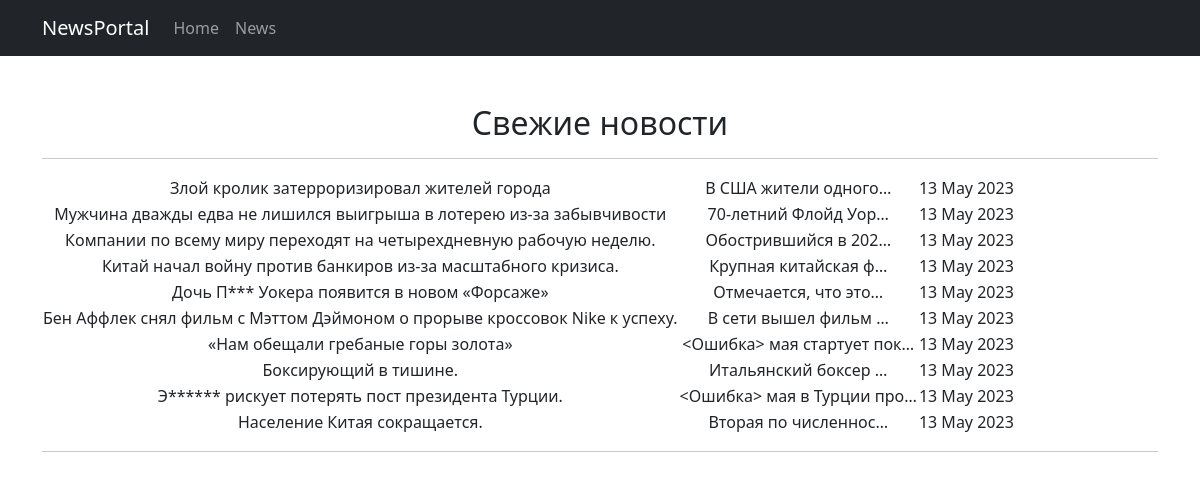
Page /news/ on the committed database.
### newsapp/models.py (models this page shows, shortened)
class Post(models.Model):
    title = models.CharField(max_length=255)
    description = models.TextField()
    date_creation = models.DateTimeField(auto_now_add=True)
    category = models.ForeignKey(
        to='Category',
        on_delete=models.CASCADE,
        related_name='posts',
    )

### newsapp/views.py (the view)
# urls.py: path('', PostList.as_view()),
class PostList(ListView):
    model = Post
    ordering = '-id'
    template_name = 'posts.html'
    context_object_name = 'posts'

### newsapp/templatetags/custom_filters.py (called while the page is built)
@register.filter()
def censor(text):
    censored_list = []
    for i in text.split():
        if i.isdigit() is not True:
            if i.lower() in STOP_LIST:
                i = i[0] + '*'*(len(i) - 1)
                censored_list.append(i)
            else:
                censored_list.append(i)
        else:
            i = '<Ошибка>'
            censored_list.append(i)
    return ' '.join(censored_list)

### templates/posts.html (shortened to what this page needs)
{% extends 'flatpages/default.html' %}
{% load custom_filters %}
{% block content %}
    <h2>Свежие новости</h2>
    <hr>
    {% if posts %}
        <table>
            {% for post in posts %}
            <tr>
                <td>{{ post.title|censor }}</td>
                <td>{{ post.description|truncatechars:20|censor }}</td>
                <td>{{ post.date_creation|date:'d M Y' }}</td>
            </tr>
            {% endfor %}
        </table>
            <hr>
    {% else %}
        <h2>Новостей еще нет!</h2>
    {% endif %}
{% endblock content %}

### templates/flatpages/default.html (shortened to what this page needs)
<!DOCTYPE html>
<html lang="en">
    <head>
        {% load static %}
        <link href="{% static 'css/styles.css' %}" rel="stylesheet" />
    </head>
    <body>
        <nav class="navbar navbar-expand-lg navbar-dark bg-dark static-top">
            <div class="container">
                <a class="navbar-brand" href="#">NewsPortal</a>
                <div class="collapse navbar-collapse" id="navbarResponsive">
                    <ul class="navbar-nav ml-auto">
                        <li class="nav-item">
                            <a class="nav-link" href=" /">Home</a>
                            </li>
                        <li class="nav-item">
                            <a class="nav-link" href="/news/">News</a>
                        </li>
                    </ul>
                </div>
            </div>
        </nav>
        <div class="container">
            <div class="text-center mt-5">
                {% block content %}{% endblock content %}
            </div>
        </div>
    </body>
</html>

### rows in the picture
Post: title|censor "Злой кролик затерроризировал жителей города", description|censor "В США жители одного…", date_creation "13 May 2023"
Post: title|censor "Мужчина дважды едва не лишился выигрыша в лотерею из-за забывчивости", description|censor "70-летний Флойд Уор…", date_creation "13 May 2023"
Post: title|censor "Компании по всему миру переходят на четырехдневную рабочую неделю.", description|censor "Обострившийся в 202…", date_creation "13 May 2023"
Post: title|censor "Китай начал войну против банкиров из-за масштабного кризиса.", description|censor "Крупная китайская ф…", date_creation "13 May 2023"
Post: title|censor "Дочь П*** Уокера появится в новом «Форсаже»", description|censor "Отмечается, что это…", date_creation "13 May 2023"
Post: title|censor "Бен Аффлек снял фильм с Мэттом Дэймоном о прорыве кроссовок Nike к успеху.", description|censor "В сети вышел фильм …", date_creation "13 May 2023"
Post: title|censor "«Нам обещали гребаные горы золота»", description|censor "<Ошибка> мая стартует пок…", date_creation "13 May 2023"
Post: title|censor "Боксирующий в тишине.", description|censor "Итальянский боксер …", date_creation "13 May 2023"
Post: title|censor "Э****** рискует потерять пост президента Турции.", description|censor "<Ошибка> мая в Турции про…", date_creation "13 May 2023"
Post: title|censor "Население Китая сокращается.", description|censor "Вторая по численнос…", date_creation "13 May 2023"
